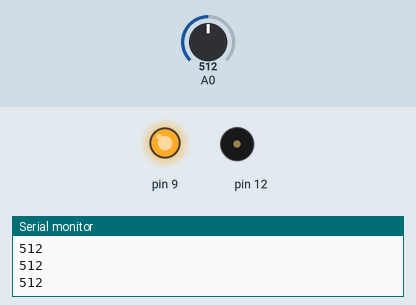
A sketch run on a simulated Arduino Uno, built with avr-gcc and run on an emulated ATmega328P. On the bench: output pins drawn as LEDs (lit = HIGH), buzzer (waves = sounding), the last lines printed to the serial monitor. The inputs (shaded band) are chosen by the test bench; at power-on: A0 = 512.

Above: at 1.2 s.
1.3 s: A0 set to 155
At 1.43 s:
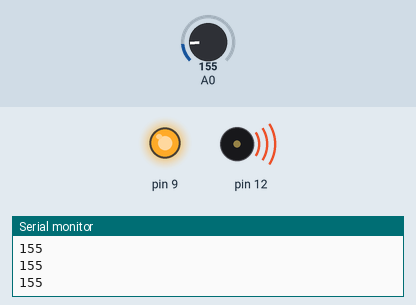
Timing chart, 0 to 4.3 s (numbered marks = the images above; inputs shaded):
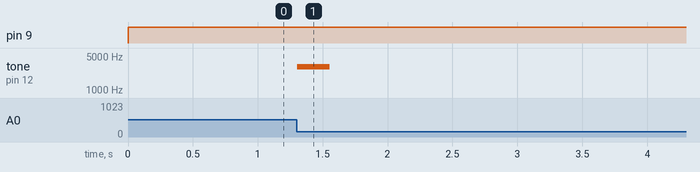

The sketch:

EagleEye.ino
```cpp
int sensorValue = 0;
int c=0;
int tuneFreq=3000;
void setup()
{
  pinMode(A0, INPUT);
  pinMode(9, OUTPUT);
   pinMode(12, OUTPUT);
  Serial.begin(9600);
}

void loop()
{
  digitalWrite(9, HIGH);
  sensorValue = analogRead(A0);
  Serial.println(sensorValue);
  if(sensorValue<165&&c==0)
  {
    tone(12, tuneFreq, 250);
    c=1;
    tuneFreq+=500;
    if(tuneFreq>5000)
      tuneFreq=3000;
  }
  else if(sensorValue>200)
  {
    c=0;
  }
}
```

Measured:
- after the input at 1.3 s, tone on pin 12: silent → 3000 Hz at once, → silent 0.25 s later
